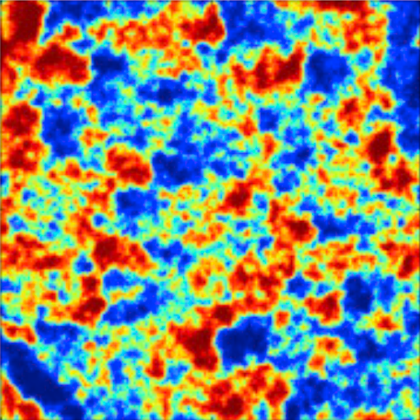
%> input picture example/E3 - SyntheticAsymmetry/Directional_field_v1.png, 420 x 420 px, shrunk from 502 x 502 before the run
$ octave E3A_AsymmetryFieldDir.m   (GNU Octave 9; MATLAB toolbox functions it lacks are replaced by stand-ins)
%> lines starting %> are read from the running program, lines starting %| are printed output that depends on the picture
### example/grille2.m
function gril=grille2(xmin,xmax,dx,ymin,ymax,dy)
%
% function gril=grille2(xmin,xmax,dx,ymin,ymax,dy);
%
%  fonction pour creer une grille reguliere 2D
%  allant par pas de dx et dy , a partir de xmin, ymin jusqu'a xmax,ymax
%
x=[xmin:dx:xmax]';
y=[ymin:dy:ymax]';
nx=length(x);
ny=length(y);
gril=[kron(ones(ny,1),x), kron(y,ones(nx,1))];

### example/E3A_AsymmetryFieldDir.m

%% Clear temporary variables
clear variables
% Load and process the png image. We don't have the real value so we
% extract it from the RBG code.

X = imread('E3 - SyntheticAsymmetry/Directional_field_v1.png');
%> X is the input picture: size 420x420x3 uint8; mean R, G, B 131, 139.6, 125
[nx,ny, dim] = size(X );
%> nx = 420; ny = 420; dim = 3
x0 = grille2(1,nx,1,1,ny,1);
X = reshape(im2double(X(:,:,1:3)), [],3);

figure(1)
imagesc(reshape(X,[nx ny 3]));
colorbar();
colormap 'jet'
clim([-3.2 3.2])
set(gca,'YDir','normal')
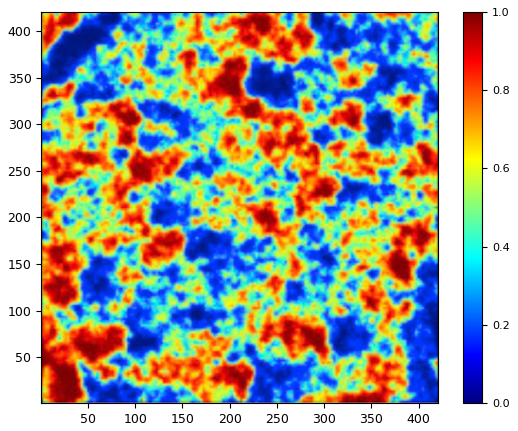
%> figure redrawn from the program's plot data

[~,idx] = sortrows(rgb2hsv(X), -1);
C = gray(nx*ny);
C(idx,:) = C;

Im = C(:,1);
Im(Im<=0.04) = nan;
Im(Im>=0.96) = nan;
Im = reshape(Im,[nx ny]);
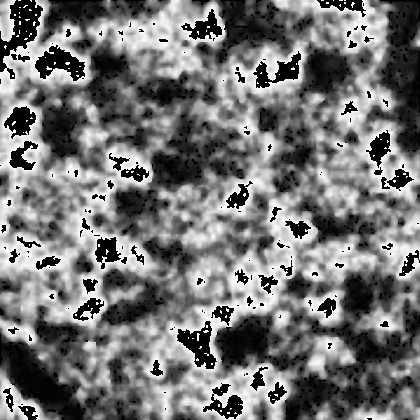
%> Im: size 420x420 double; 8% of the values are NaN or infinite; the others: min 0.04, max 0.96, mean 0.5; drawn with min black, max white, NaN and infinite black

%> (the run ends here)

$ run again, with example/E3 - SyntheticAsymmetry/Directional_field_v2.png copied over example/E3 - SyntheticAsymmetry/Directional_field_v1.png
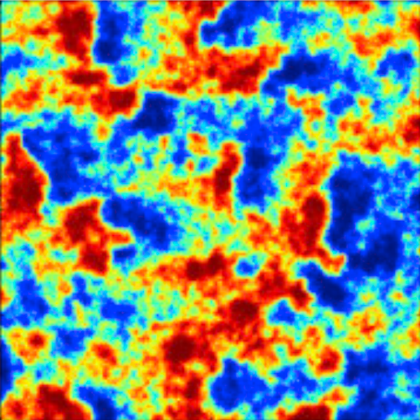
%> input picture example/E3 - SyntheticAsymmetry/Directional_field_v2.png, 420 x 420 px, shrunk from 502 x 502 before the run
%> X is the input picture: size 420x420x3 uint8; mean R, G, B 127.6, 139.4, 123.7
%> `set(gca,'YDir','normal')`:
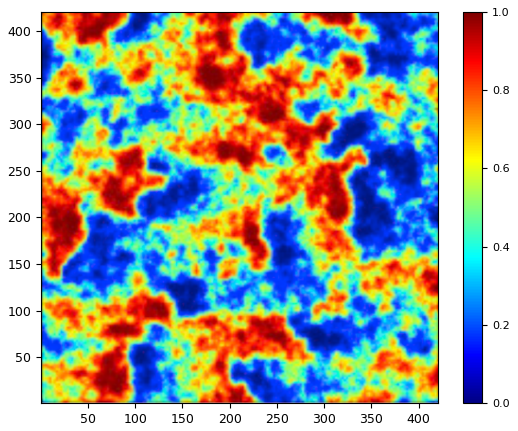
%> figure redrawn from the program's plot data
%> `Im = reshape(Im,[nx ny]);`:
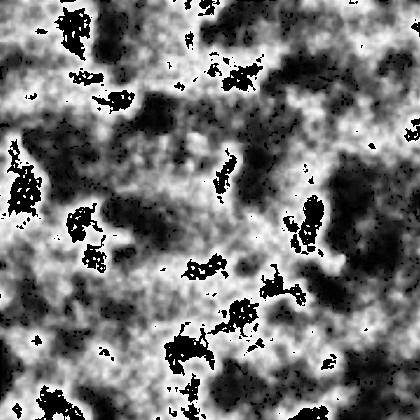
%> Im: size 420x420 double; 8% of the values are NaN or infinite; the others: min 0.04, max 0.96, mean 0.5; drawn with min black, max white, NaN and infinite black
